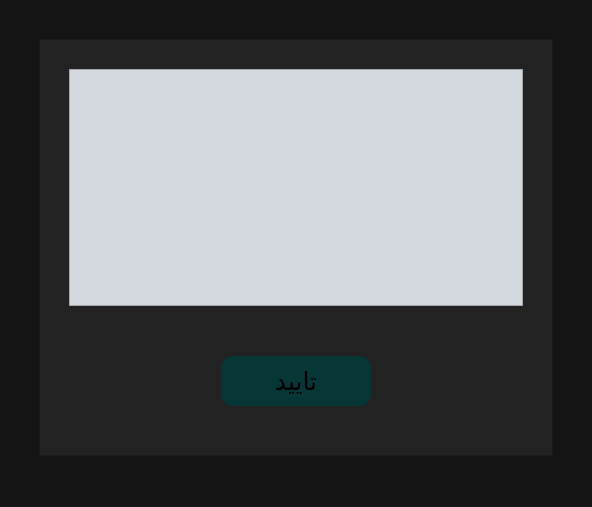
<?xml version="1.0" encoding="UTF-8"?>
<ui version="4.0">
 <class>MainWindow</class>
 <widget class="QMainWindow" name="MainWindow">
  <property name="geometry">
   <rect>
    <x>0</x>
    <y>0</y>
    <width>592</width>
    <height>507</height>
   </rect>
  </property>
  <property name="windowTitle">
   <string>پردازش رزرو</string>
  </property>
  <property name="styleSheet">
   <string notr="true">QWidget{
    background-color: rgb(20, 20, 20);
}
QFrame{
    background-color: rgb(34, 34, 34);
}
QTextBrowser{
    background-color: rgb(211, 216, 223);
    color: black;
}
QPushButton{
    background-color: rgb(7, 54, 54);
    border-radius: 12px;
}
QPushButton:hover{
    background-color: rgba(14, 82, 82, 0.842);

}</string>
  </property>
  <widget class="QWidget" name="centralwidget">
   <layout class="QGridLayout" name="gridLayout_2">
    <item row="0" column="0">
     <layout class="QGridLayout" name="gridLayout">
      <property name="leftMargin">
       <number>30</number>
      </property>
      <property name="topMargin">
       <number>30</number>
      </property>
      <property name="rightMargin">
       <number>30</number>
      </property>
      <property name="bottomMargin">
       <number>20</number>
      </property>
      <item row="0" column="0">
       <widget class="QFrame" name="frame">
        <property name="minimumSize">
         <size>
          <width>0</width>
          <height>300</height>
         </size>
        </property>
        <property name="frameShape">
         <enum>QFrame::Shape::StyledPanel</enum>
        </property>
        <property name="frameShadow">
         <enum>QFrame::Shadow::Raised</enum>
        </property>
        <layout class="QGridLayout" name="gridLayout_3">
         <item row="0" column="0">
          <layout class="QVBoxLayout" name="verticalLayout">
           <property name="spacing">
            <number>50</number>
           </property>
           <item>
            <layout class="QHBoxLayout" name="horizontalLayout_2">
             <property name="leftMargin">
              <number>20</number>
             </property>
             <property name="topMargin">
              <number>20</number>
             </property>
             <property name="rightMargin">
              <number>20</number>
             </property>
             <item>
              <widget class="QTextBrowser" name="log_conf">
               <property name="minimumSize">
                <size>
                 <width>450</width>
                 <height>0</height>
                </size>
               </property>
               <property name="font">
                <font>
                 <family>B Nazanin</family>
                 <pointsize>14</pointsize>
                </font>
               </property>
              </widget>
             </item>
            </layout>
           </item>
           <item>
            <layout class="QHBoxLayout" name="horizontalLayout">
             <item>
              <spacer name="horizontalSpacer">
               <property name="orientation">
                <enum>Qt::Orientation::Horizontal</enum>
               </property>
               <property name="sizeHint" stdset="0">
                <size>
                 <width>40</width>
                 <height>20</height>
                </size>
               </property>
              </spacer>
             </item>
             <item>
              <widget class="QPushButton" name="confirm">
               <property name="minimumSize">
                <size>
                 <width>150</width>
                 <height>50</height>
                </size>
               </property>
               <property name="font">
                <font>
                 <family>B Nazanin</family>
                 <pointsize>19</pointsize>
                </font>
               </property>
               <property name="cursor">
                <cursorShape>PointingHandCursor</cursorShape>
               </property>
               <property name="text">
                <string>تایید</string>
               </property>
              </widget>
             </item>
             <item>
              <spacer name="horizontalSpacer_2">
               <property name="orientation">
                <enum>Qt::Orientation::Horizontal</enum>
               </property>
               <property name="sizeHint" stdset="0">
                <size>
                 <width>40</width>
                 <height>20</height>
                </size>
               </property>
              </spacer>
             </item>
            </layout>
           </item>
          </layout>
         </item>
         <item row="1" column="0">
          <spacer name="verticalSpacer">
           <property name="orientation">
            <enum>Qt::Orientation::Vertical</enum>
           </property>
           <property name="sizeType">
            <enum>QSizePolicy::Policy::Maximum</enum>
           </property>
           <property name="sizeHint" stdset="0">
            <size>
             <width>20</width>
             <height>40</height>
            </size>
           </property>
          </spacer>
         </item>
        </layout>
       </widget>
      </item>
     </layout>
    </item>
   </layout>
  </widget>
  <widget class="QMenuBar" name="menubar">
   <property name="geometry">
    <rect>
     <x>0</x>
     <y>0</y>
     <width>592</width>
     <height>33</height>
    </rect>
   </property>
  </widget>
  <widget class="QStatusBar" name="statusbar"/>
 </widget>
 <resources/>
 <connections/>
</ui>
